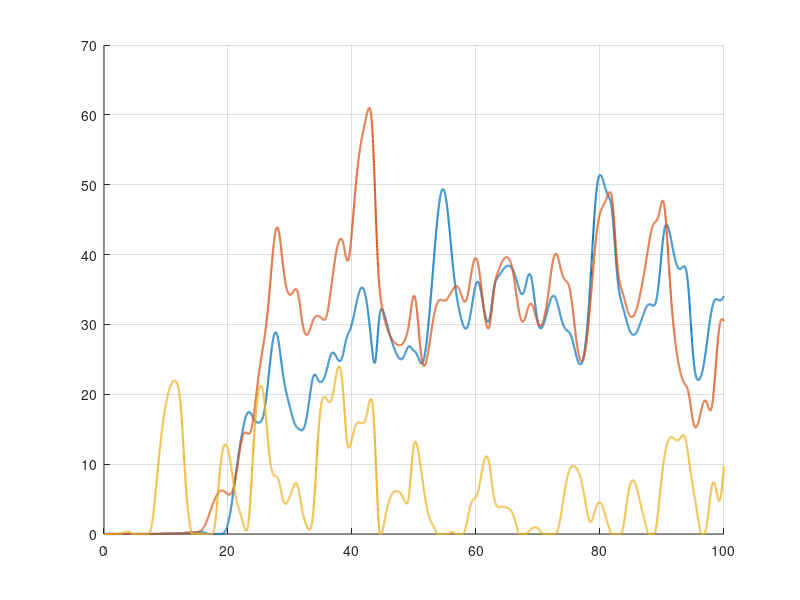

Write the MATLAB code that produced this figure. (Note: this script raises an error after producing the figure.)
%% inertia_id_principal_frame.m
% Online identification of principal moments of inertia using RLS
% Model: tau_p = Y(omega_p, domega_p) * theta
% theta = [I1; I2; I3] in the (fixed) principal frame Q_est.

clear; clc;

%% USER INPUTS / HOOKS
% -------------------------------------------------------------------------
% Replace these with your own quantities from simulation/flight code.

% 1) Estimated principal frame from your offline estimator (3x3, orthonormal)
Q_est =  [[ 0.3868  0.0468  0.0886]
 [ 0.0468  0.3694 -0.1004]
 [ 0.0886 -0.1004  0.2439]];   % <-- replace with your estimated eigenvector matrix

% 2) Time step and number of samples
dt   = 0.01;      % sample period [s]
Tend = 100.0;      % total time [s]
N    = round(Tend/dt) + 1;

t = (0:N-1)' * dt;

% 3) Synthetic test true inertia (for demo); replace with your real plant
I_true = 100* [[ 0.3905  0.0567  0.1052]
 [ 0.0567  0.3803 -0.115 ]
 [ 0.1052 -0.115   0.2292]];   % principal moments in Q_est frame

% 4) Generate a simple excitation torque pattern (in body frame)
tau_b = zeros(N,3);
tau_b(:,1) = 0.1 * sin(0.5 * t);
tau_b(:,2) = 0.08 * sin(0.8 * t + 0.3);
tau_b(:,3) = 0.06 * sin(1.2 * t + 0.7);

% 5) Simulate angular dynamics to get omega_b (in body frame) for this demo.
%    In your code, you already have omega_b from sensors or integrator.
omega_b = zeros(N,3);
omega   = [0.1; 0.05; -0.02];  % initial angular rate in body frame

for k = 1:N-1
    tau_k = tau_b(k,:)';

    % Here we assume Q_est is the principal frame of the *true* inertia for demo.
    % In your application, Q_est is fixed and I_true is unknown.
    % Dynamics in body frame: I*dot(omega) + omega x (I*omega) = tau
    Iw    = I_true * omega;
    domega = I_true \ (tau_k - cross(omega, Iw));

    omega = omega + domega*dt;
    omega_b(k+1,:) = omega.';
end

% 6) Approximate dot(omega_b) using finite difference + simple filter
domega_b = zeros(N,3);
for k = 2:N-1
    domega_b(k,:) = (omega_b(k+1,:) - omega_b(k-1,:)) / (2*dt);
end
domega_b(1,:)   = (omega_b(2,:) - omega_b(1,:)) / dt;
domega_b(end,:) = (omega_b(end,:) - omega_b(end-1,:)) / dt;

% (You should use a better differentiator / filter in real use.)

%% TRANSFORM TO PRINCIPAL FRAME
% -------------------------------------------------------------------------
% principal frame quantities: omega_p, domega_p, tau_p
omega_p  = (Q_est.' * omega_b.').';     % N x 3
domega_p = (Q_est.' * domega_b.').';    % N x 3
tau_p    = (Q_est.' * tau_b.').';       % N x 3

%% RLS INITIALIZATION
% -------------------------------------------------------------------------
% Parameter vector theta = [I1; I2; I3]
theta_hat = zeros(3,1);
% If you have eigenvalues from estimator, use them as initial guess:
% theta_hat = scale_guess * lambda_est;  (3x1)

P0   = 1e4 * eye(3);  % large covariance => low initial confidence
P    = P0;
lam  = 0.995;         % forgetting factor in (0,1]; 1 = no forgetting

% Constraints to enforce SPD and physical range
I_min = 1e-3;
I_max = 1e3;

theta_hist = zeros(N,3);
theta_hist(1,:) = theta_hat.';

%% MAIN IDENTIFICATION LOOP
% -------------------------------------------------------------------------
for k = 1:N
    w1  = omega_p(k,1);
    w2  = omega_p(k,2);
    w3  = omega_p(k,3);
    dw1 = domega_p(k,1);
    dw2 = domega_p(k,2);
    dw3 = domega_p(k,3);

    % Build regressor Y(omega_p, domega_p) [3 x 3]
    % tau_p = Y * [I1;I2;I3]
    Y = [ dw1,     -w2*w3,   w2*w3;
          w3*w1,    dw2,    -w3*w1;
         -w1*w2,    w1*w2,   dw3   ];

    tau_k = tau_p(k,:).';   % 3x1

    % Predicted torque
    tau_hat = Y * theta_hat;

    % Prediction error
    e = tau_k - tau_hat;    % 3x1

    % RLS gain
    S = lam*eye(3) + Y*P*Y.';      % 3x3
    K = (P*Y.') / S;               % 3x3

    % Parameter update
    theta_hat = theta_hat + K*e;

    % Covariance update
    P = (P - K*Y*P) / lam;

    % Enforce parameter constraints I_min <= I_i <= I_max
    theta_hat = max(theta_hat, I_min);
    theta_hat = min(theta_hat, I_max);

    theta_hist(k,:) = theta_hat.';
end

%% RECONSTRUCT ESTIMATED INERTIA IN BODY FRAME
% -------------------------------------------------------------------------
% I_hat(k) = Q_est * diag(theta_hat(k,:)) * Q_est'
% For plotting, just show convergence of I1,I2,I3 vs true.
I_hat = Q_est * diag(theta_hat) * Q_est.';

true_principal = diag(I_true);  % [I1_true; I2_true; I3_true]

figure; hold on; grid on;
plot(t, theta_hist(:,1), 'LineWidth', 1.5);
plot(t, theta_hist(:,2), 'LineWidth', 1.5);
plot(t, theta_hist(:,3), 'LineWidth', 1.5);
yline(true_principal(1), '--', 'I1 true');
yline(true_principal(2), '--', 'I2 true');
yline(true_principal(3), '--', 'I3 true');
xlabel('Time [s]');
ylabel('Estimated principal moments');
legend({'I1 hat','I2 hat','I3 hat','I1 true','I2 true','I3 true'});
title('Principal inertia identification (RLS in estimated principal frame)');
